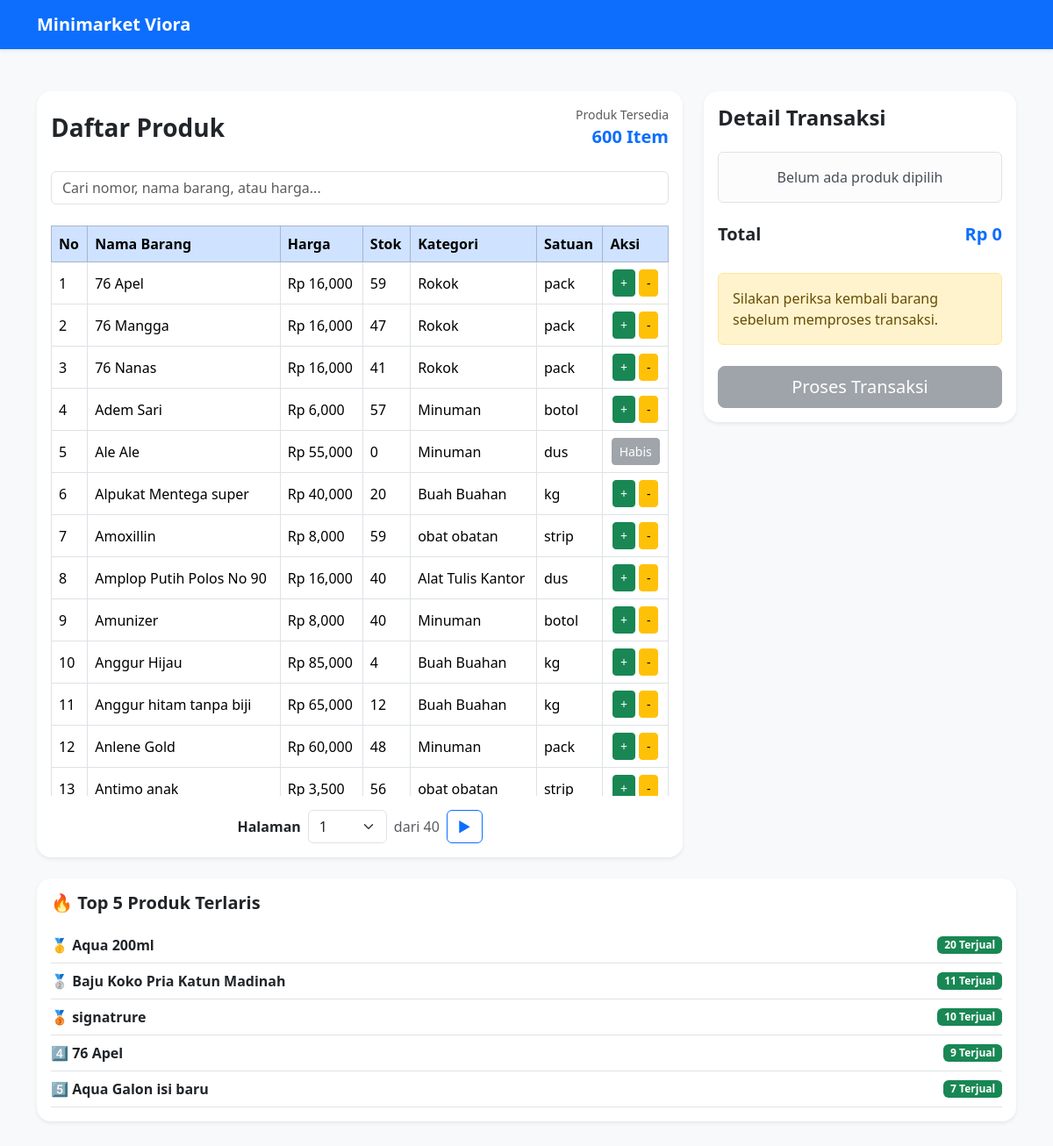
The page / on the database its author committed.
### tables this page shows
CREATE TABLE `barang` (
  `id_barang` int NOT NULL,
  `id_kategori` int NOT NULL,
  `id_satuan` int NOT NULL,
  `nama_barang` varchar(100) NOT NULL,
  `harga` int NOT NULL,
  `stok` int NOT NULL DEFAULT '0',
  `created_at` timestamp NOT NULL DEFAULT CURRENT_TIMESTAMP
);

CREATE TABLE `kategori` (
  `id_kategori` int NOT NULL,
  `nama_kategori` varchar(100) NOT NULL
);

CREATE TABLE `satuan` (
  `id_satuan` int NOT NULL,
  `nama_satuan` varchar(50) NOT NULL
);

### index.php (the view, shortened to what this page needs)
<?php
include 'config/db.php';
$current_url = $_SERVER['REQUEST_URI'];
$cari = mysqli_real_escape_string($koneksi, $_GET['cari'] ?? '');
$limit = 15;
$halaman = isset($_GET['hal']) ? (int)$_GET['hal'] : 1;
$offset = ($halaman - 1) * $limit;
$total_data = mysqli_num_rows(
    mysqli_query(
        $koneksi,
        "SELECT barang.id_barang
        FROM barang
        LEFT JOIN kategori
            ON barang.id_kategori = kategori.id_kategori
        LEFT JOIN satuan
            ON barang.id_satuan = satuan.id_satuan
        WHERE
            barang.nama_barang LIKE '%$cari%'
            OR barang.harga LIKE '%$cari%'
            OR kategori.nama_kategori LIKE '%$cari%'
            OR satuan.nama_satuan LIKE '%$cari%'"
    )
);
$total_halaman = ceil($total_data / $limit);
$total_barang_tersedia = $total_data;
$query = mysqli_query(
    $koneksi,
    "SELECT barang.*,
            kategori.nama_kategori,
            satuan.nama_satuan
        FROM barang
        LEFT JOIN kategori
            ON barang.id_kategori = kategori.id_kategori
        LEFT JOIN satuan
            ON barang.id_satuan = satuan.id_satuan
        WHERE
            barang.nama_barang LIKE '%$cari%'
            OR barang.harga LIKE '%$cari%'
            OR kategori.nama_kategori LIKE '%$cari%'
            OR satuan.nama_satuan LIKE '%$cari%'
        ORDER BY barang.nama_barang ASC
        LIMIT $offset, $limit"
);
$total = 0;
$query_best_seller = mysqli_query(
    $koneksi,
    "SELECT
        barang.id_barang,
        barang.nama_barang,
        barang.stok,
        SUM(detail_transaksi.qty) AS total_terjual
    FROM detail_transaksi
    INNER JOIN barang
        ON detail_transaksi.id_barang = barang.id_barang
    GROUP BY
        barang.id_barang,
        barang.nama_barang,
        barang.stok
    ORDER BY total_terjual DESC
    LIMIT 5"
);
?>
<!DOCTYPE html>
<html lang="id">
<head>
    <link href="https://cdn.jsdelivr.net/npm/bootstrap@5.3.8/dist/css/bootstrap.min.css" rel="stylesheet"
>
</head>
<body class="bg-light">
    <nav class="navbar navbar-expand-lg navbar-dark bg-primary shadow-sm">
        <div class="container">
            <a class="navbar-brand fw-bold" href="#">
                Minimarket Viora
            </a>
        </div>
    </nav>
    <div class="container py-5">
        <div class="row">
            <div class="col-lg-8">
                <div class="card border-0 shadow-sm rounded-4">
                    <div class="card-body">
                        <div class="d-flex justify-content-between align-items-center mb-4">
                            <h3 class="fw-bold mb-0">
                                Daftar Produk
                            </h3>
                            <div class="text-end">
                                <div class="small text-muted">
                                    Produk Tersedia
                                </div>
                                <div class="fw-bold text-primary fs-5">
                                    <?= number_format($total_barang_tersedia); ?> Item
                                </div>
                            </div>
                        </div>
                        <form method="GET" class="mb-4" id="formCari">
                            <input type="text" id="inputCari" name="cari" class="form-control"
                                placeholder="Cari nomor, nama barang, atau harga..."
                                value="<?= htmlspecialchars($cari); ?>">
                        </form>
                        <div class="table-responsive produk-scroll">
                            <table class="table table-bordered align-middle text-nowrap">
                                <thead class="table-primary">
                                    <tr>
                                        <th>No</th>
                                        <th>Nama Barang</th>
                                        <th>Harga</th>
                                        <th>Stok</th>
                                        <th>Kategori</th>
                                        <th>Satuan</th>
                                        <th>Aksi</th>
                                    </tr>
                                </thead>
                                <tbody>
                                    <?php
                                    $no = $offset + 1;
                                    while ($barang = mysqli_fetch_assoc($query)) :
                                        $id_barang = $barang['id_barang'];
                                        $qty_di_keranjang = 0;
                                    ?>
                                    <tr>
                                        <td>
                                            <?= $no++ ; ?>
                                        </td>
                                        <td>
                                            <?= $barang['nama_barang']; ?>
                                        </td>
                                        <td>
                                            Rp <?= number_format($barang['harga']); ?>
                                        </td>
                                        <td>
                                            <?= $barang['stok']; ?>
                                        </td>
                                        <td>
                                            <?= $barang['nama_kategori']; ?>
                                        </td>
                                        <td><?= $barang['nama_satuan'] ?? '-'; ?></td>
                                        <td class="text-center">
                                            <?php if ($barang['stok'] <= 0) : ?>
                                            <button class="btn btn-secondary btn-sm" disabled>
                                                Habis
                                            </button>
                                            <?php else : ?>
                                            <div class="d-flex justify-content-center align-items-center gap-1">
                                                <?php if ($qty_di_keranjang >= $barang['stok']) : ?>
                                                <button class="btn btn-dark btn-sm" disabled>
                                                    MAX
                                                </button>
                                                <?php else : ?>
                                                <a href="?tambah=<?= $id_barang; ?>&redirect=<?= urlencode($current_url) ?>"
                                                    class="btn btn-success btn-sm">
                                                    +
                                                </a>
                                                <?php endif; ?>
                                                <a href="?kurangi=<?= $id_barang; ?>&redirect=<?= urlencode($current_url) ?>"
                                                    class="btn btn-warning btn-sm">
                                                    -
                                                </a>
                                            </div>
                                            <?php endif; ?>
                                        </td>
                                    </tr>
                                    <?php endwhile; ?>
                                </tbody>
                            </table>
                        </div>
                        <div class="d-flex justify-content-center align-items-center gap-2 mt-3">
                            <form method="GET" class="d-flex align-items-center gap-2">
                                <label class="fw-semibold">
                                    Halaman
                                </label>
                                <select name="hal" class="form-select" onchange="this.form.submit()" style="width:90px">
                                    <?php for($i=1; $i<=$total_halaman; $i++): ?>
                                    <option value="<?= $i ?>" <?= $halaman==$i ? 'selected' : '' ?>>
                                        <?= $i ?>
                                    </option>
                                    <?php endfor; ?>
                                </select>
                                <span class="text-muted">
                                    dari <?= $total_halaman ?>
                                </span>
                            </form>
                            <?php if($halaman < $total_halaman): ?>
                            <a href="?cari=<?= urlencode($cari) ?>&hal=<?= $halaman+1 ?>"
                                class="btn btn-outline-primary">
                                ▶
                            </a>
                            <?php endif; ?>
                        </div>
                    </div>
                </div>
            </div>
            <div class="col-lg-4 mt-4 mt-lg-0">
                <div class="card border-0 shadow-sm rounded-4">
                    <div class="card-body">
                        <h4 class="fw-bold mb-4">
                            Detail Transaksi
                        </h4>
                        <?php if (!empty($_SESSION['keranjang'])) : ?>
                        <div class="detail-transaksi-scroll">
                            <?php foreach (array_reverse($_SESSION['keranjang']) as $item) : ?>
                            <div class="border-bottom pb-3 mb-3">
                                <div class="d-flex justify-content-between align-items-center">
                                    <div>
                                        <div class="fw-semibold">
                                            <?= $item['nama_barang']; ?>
                                        </div>
                                        <small class="text-muted">
                                            Rp <?= number_format($item['harga']); ?>
                                        </small>
                                        <div class="small text-primary">
                                            Subtotal :
                                            Rp <?= number_format(
                                                $item['harga'] * $item['qty']
                                            ); ?>
                                        </div>
                                    </div>
                                    <div class="d-flex align-items-center gap-2">
                                        <a href="?kurangi=<?= $item['id_barang']; ?>&redirect=<?= urlencode($current_url) ?>"
                                            class="btn btn-warning btn-sm">
                                            -
                                        </a>
                                        <span class="fw-bold">
                                            <?= $item['qty']; ?>
                                        </span>
                                        <a href="?tambah=<?= $item['id_barang']; ?>&redirect=<?= urlencode($current_url) ?>"
                                            class="btn btn-success btn-sm">
                                            +
                                        </a>
                                    </div>
                                </div>
                            </div>
                            <?php endforeach; ?>
                        </div>
                        <?php else : ?>
                        <div class="alert alert-light border text-center">
                            Belum ada produk dipilih
                        </div>
                        <?php endif; ?>
                        <div class="d-flex justify-content-between mt-4">
                            <h5 class="fw-bold">
                                Total
                            </h5>
                            <h5 class="text-primary fw-bold">
                                Rp <?= number_format($total); ?>
                            </h5>
                        </div>
                        <div class="alert alert-warning mt-4 mb-0">
                            Silakan periksa kembali barang sebelum memproses transaksi.
                        </div>
                        <div class="d-grid mt-4">
                            <?php if (!empty($_SESSION['keranjang'])) : ?>
                            <form action="proses/pembeli/proses_simpan_transaksi.php" method="POST" class="d-grid">
                                <button class="btn btn-primary btn-lg" type="submit">
                                    Proses Transaksi
                                </button>
                            </form>
                            <?php else : ?>
                            <button class="btn btn-secondary btn-lg" disabled>
                                Proses Transaksi
                            </button>
                            <?php endif; ?>
                        </div>
                    </div>
                </div>
            </div>
        </div>
        <div class="row mt-4">
            <div class="col-12">
                <div class="card border-0 shadow-sm rounded-4">
                    <div class="card-body">
                        <h5 class="fw-bold mb-3">
                            🔥 Top 5 Produk Terlaris
                        </h5>
                        <div class="best-seller-scroll">
                            <?php if(mysqli_num_rows($query_best_seller) > 0): ?>
                            <?php
                                $ranking = 1;
                                while($best = mysqli_fetch_assoc($query_best_seller)):
                            ?>
                            <div class="d-flex justify-content-between align-items-center border-bottom py-2">
                                <div class="fw-semibold">
                                    <?php
                            if ($ranking == 1) echo "🥇";
                            elseif ($ranking == 2) echo "🥈";
                            elseif ($ranking == 3) echo "🥉";
                            elseif ($ranking == 4) echo "4️⃣";
                            else echo "5️⃣";
                            ?>
                                    <?= htmlspecialchars($best['nama_barang']); ?>
                                </div>
                                <span class="badge bg-success">
                                    <?= number_format($best['total_terjual']); ?> Terjual
                                </span>
                            </div>
                            <?php
                                $ranking++;
                                endwhile;
                            ?>
                            <?php else: ?>
                            <div class="text-center text-muted">
                                Belum ada data penjualan
                            </div>
                            <?php endif; ?>
                        </div>
                    </div>
                </div>
            </div>
        </div>
</body>
</html>

### index.php (style rules this page uses)
.produk-scroll { max-height: 550px; overflow-y: auto; overflow-x: auto; -webkit-overflow-scrolling: touch; }
.table-responsive { overflow-x: auto; -webkit-overflow-scrolling: touch; }
.best-seller-scroll { max-height: 300px; overflow-y: auto; }
@media (min-width:992px) { .produk-scroll { max-height: 650px; } }
.produk-scroll thead th { position: sticky; top: -2px; z-index: 10; background: #cfe2ff; }
.best-seller-scroll { max-height: 270px; overflow-y: auto; }
@media (min-width: 1200px) { .table { min-width: 100%; } }

### rows shown on the page
barang: nama_barang "76 Apel", harga "16,000", stok "59", id_kategori.nama_kategori "Rokok", id_satuan.nama_satuan "pack", shows "4️⃣", total_terjual "9"
barang: nama_barang "76 Mangga", harga "16,000", stok "47", id_kategori.nama_kategori "Rokok", id_satuan.nama_satuan "pack"
barang: nama_barang "76 Nanas", harga "16,000", stok "41", id_kategori.nama_kategori "Rokok", id_satuan.nama_satuan "pack"
barang: nama_barang "Adem Sari", harga "6,000", stok "57", id_kategori.nama_kategori "Minuman", id_satuan.nama_satuan "botol"
barang: nama_barang "Ale Ale", harga "55,000", stok "0", id_kategori.nama_kategori "Minuman", id_satuan.nama_satuan "dus", shows "Habis"
barang: nama_barang "Alpukat Mentega super", harga "40,000", stok "20", id_kategori.nama_kategori "Buah Buahan", id_satuan.nama_satuan "kg"
barang: nama_barang "Amoxillin", harga "8,000", stok "59", id_kategori.nama_kategori "obat obatan", id_satuan.nama_satuan "strip"
barang: nama_barang "Amplop Putih Polos No 90", harga "16,000", stok "40", id_kategori.nama_kategori "Alat Tulis Kantor", id_satuan.nama_satuan "dus"
barang: nama_barang "Amunizer", harga "8,000", stok "40", id_kategori.nama_kategori "Minuman", id_satuan.nama_satuan "botol"
barang: nama_barang "Anggur Hijau", harga "85,000", stok "4", id_kategori.nama_kategori "Buah Buahan", id_satuan.nama_satuan "kg"
barang: nama_barang "Anggur hitam tanpa biji", harga "65,000", stok "12", id_kategori.nama_kategori "Buah Buahan", id_satuan.nama_satuan "kg"
barang: nama_barang "Anlene Gold", harga "60,000", stok "48", id_kategori.nama_kategori "Minuman", id_satuan.nama_satuan "pack"
barang: nama_barang "Antimo anak", harga "3,500", stok "56", id_kategori.nama_kategori "obat obatan", id_satuan.nama_satuan "strip"
barang: nama_barang "Aqua 200ml", total_terjual "20"
barang: nama_barang "Baju Koko Pria Katun Madinah", total_terjual "11"
barang: nama_barang "signatrure", total_terjual "10"
barang: shows "5️⃣", nama_barang "Aqua Galon isi baru", total_terjual "7"

### other values the page prints
$total_barang_tersedia "600"
$total_halaman "40"
$total "0"
form field hal "1"
